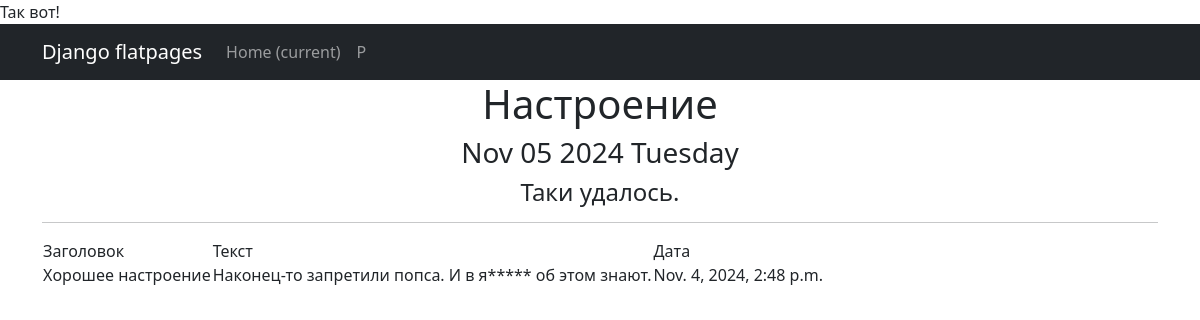
Page /p/1/ on the committed database.
### simpleapp/models.py (models this page shows, shortened)
class P(models.Model):
    title_p = models.CharField(max_length=64, unique=True, )
    description_p = models.TextField()
    text_p = models.TextField()
    quantity_p = models.IntegerField(validators=[MinValueValidator(0)], )
    cost_p = models.FloatField(validators=[MinValueValidator(0.0),])
    category_p = models.ForeignKey(to='Category', on_delete=models.CASCADE, related_name='product', )
    datetime_p = models.DateTimeField(auto_now_add=True, )

### simpleapp/views.py (the view)
# urls.py: path('p/<int:pk>/', PDetail.as_view(), name='p_detail'), ]
class PDetail(DetailView):
    model = P
    template_name = 'flatpages/p_id.html'
    context_object_name = 'p_id'
    def get_context_data(self, p_id=None, **kwargs):
        context = super().get_context_data(**kwargs)
        context['next_sale'] = None
        return context

### simpleapp/templatetags/censor_filters.py (called while the page is built)
@register.filter()
def censura(value):
    words = value.split()
    for i in range(len(words)):
        if words[i].lower() in CENSURA:
            words[i] = words[i][0] + '*' * (len(words[i]) - 1)
    return ' '.join(words)

### simpleapp/templatetags/custom_tags.py (called while the page is built)
@register.simple_tag()
def current_time(format_string='%b %d %Y %A'):
    return datetime.utcnow().strftime(format_string)

### simpleapp/templates/flatpages/p_id.html (shortened to what this page needs)
{% extends 'flatpages/default.html' %}
{% load censor_filters %}
{% load custom_tags %}
{% block content %}
    <h1>Настроение</h1>
    <h3>{% current_time '%b %d %Y %A' %}</h3>
    <h4>{{ next_sale|default_if_none:"Таки удалось." }}</h4>
    <hr>
        <table>
            <tr>
                <td>Заголовок</td>
                <td>Текст</td>
                <td>Дата</td>
            </tr>
            <tr>
                <td>{{ p_id.title_p|censura }}</td>
                <td>{{ p_id.text_p|censura }}</td>
                <td>{{ p_id.datetime_p }}</td>
            </tr>
        </table>
{% endblock content %}

### rows in the picture
P: title_p|censura "Хорошее настроение", text_p|censura "Наконец-то запретили попса. И в я***** об этом знают.", datetime_p "Nov. 4, 2024, 2:48 p.m."

### other values in the picture
{{ next_sale|default_if_none:"Таки удалось." }} "Таки удалось."
